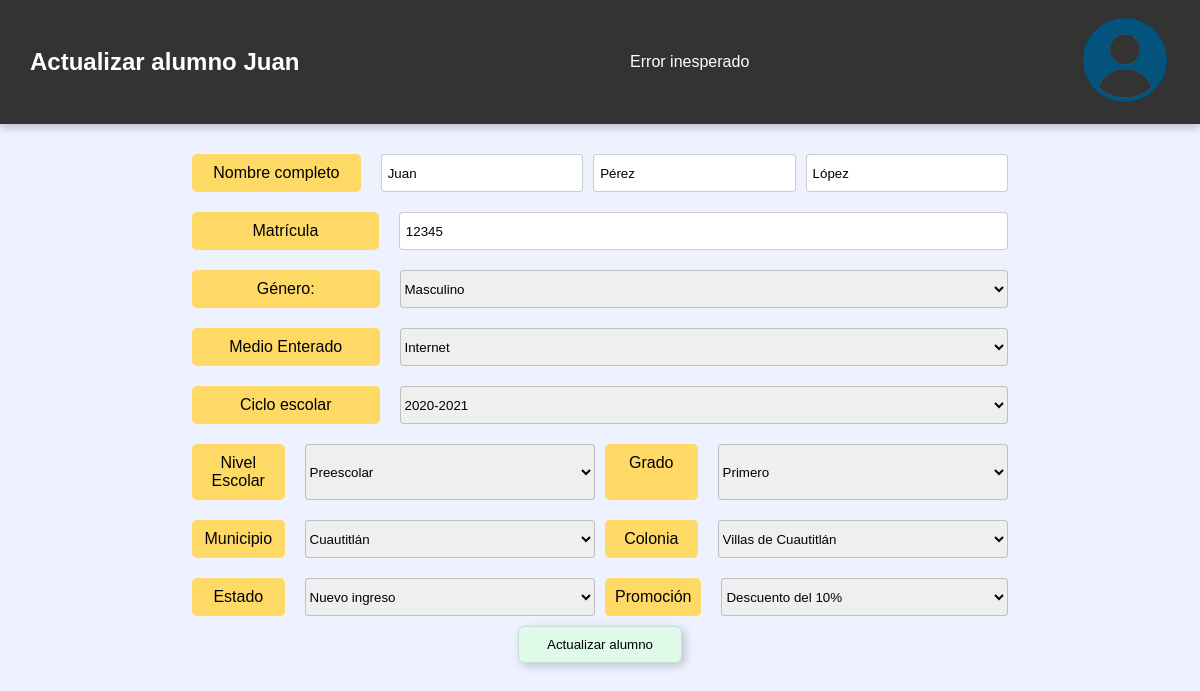
Before: /actualizar_alumno.php?id=1 (signed in) with the older database file.
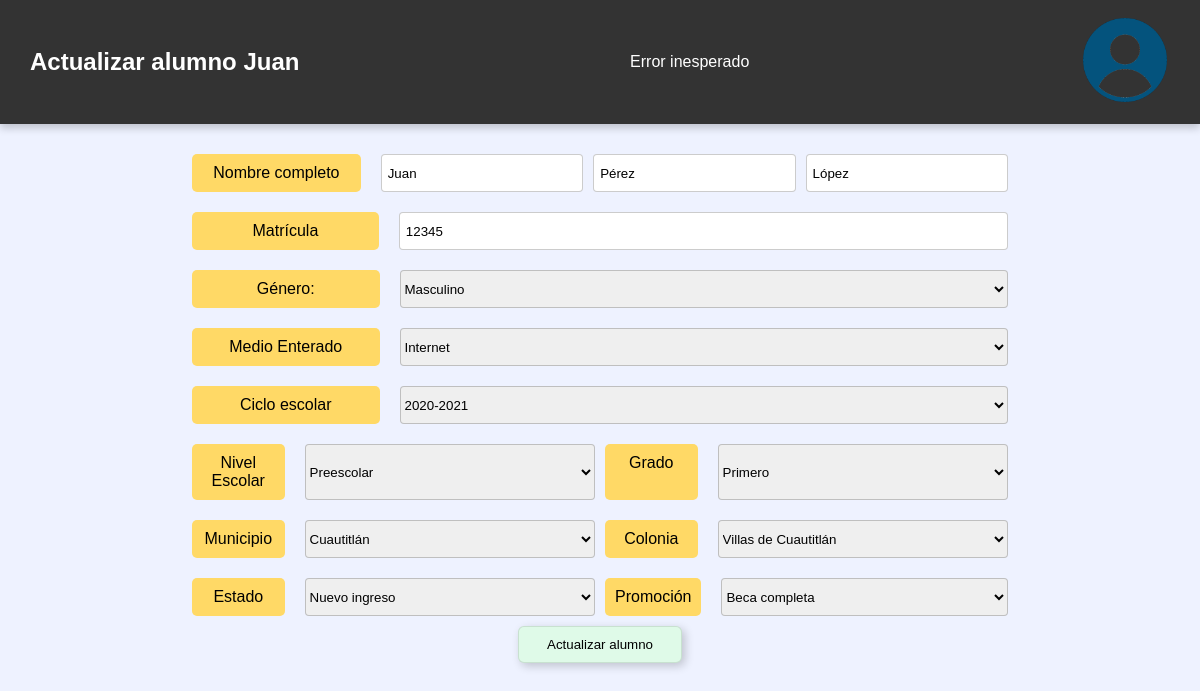
After: the same page with the newer database file.
### tables this page shows
CREATE TABLE alumno (
    id INT NOT NULL PRIMARY KEY AUTO_INCREMENT,
    nombre VARCHAR(60) NOT NULL,
    Ap VARCHAR(50) NOT NULL,
    Am VARCHAR(50) NOT NULL,
    matricula INT NOT NULL UNIQUE,
    municipio INT NOT NULL,
    genero INT NOT NULL,
    colonia INT NOT NULL,
    medio_enterado INT NOT NULL,
    promocion INT NOT NULL,
    estado INT NOT NULL,
    nivel_grado_ciclo_id INT NOT NULL,
    FOREIGN KEY (nivel_grado_ciclo_id) REFERENCES nivel_grado_ciclo(id) ON DELETE CASCADE,
    FOREIGN KEY (estado) REFERENCES estado(id) ON DELETE CASCADE,
    FOREIGN KEY (promocion) REFERENCES promocion(id) ON DELETE CASCADE,
    FOREIGN KEY (medio_enterado) REFERENCES medio_enterado(id) ON DELETE CASCADE,
    FOREIGN KEY (colonia) REFERENCES colonia(id) ON DELETE CASCADE,
    FOREIGN KEY (municipio) REFERENCES municipio(id) ON DELETE CASCADE,
    FOREIGN KEY (genero) REFERENCES genero(id) ON DELETE CASCADE
);

CREATE TABLE genero (
    id INT NOT NULL PRIMARY KEY AUTO_INCREMENT,
    descripcion VARCHAR(50) NOT NULL
);

CREATE TABLE medio_enterado (
    id INT NOT NULL PRIMARY KEY AUTO_INCREMENT,
    descripcion VARCHAR(50) NOT NULL
);

CREATE TABLE nivel_grado_ciclo (
    id INT NOT NULL PRIMARY KEY AUTO_INCREMENT,
    nivel_educativo_id INT NOT NULL,
    grado_id INT NOT NULL,
    ciclo_id INT NOT NULL,
    FOREIGN KEY (nivel_educativo_id) REFERENCES nivel_educativo(id) ON DELETE CASCADE,
    FOREIGN KEY (grado_id) REFERENCES grado(id) ON DELETE CASCADE,
    FOREIGN KEY (ciclo_id) REFERENCES ciclo(id) ON DELETE CASCADE
);

CREATE TABLE ciclo (
    id INT NOT NULL PRIMARY KEY AUTO_INCREMENT,
    descripcion VARCHAR(50) NOT NULL
);

CREATE TABLE nivel_educativo (
    id INT NOT NULL PRIMARY KEY AUTO_INCREMENT,
    descripcion VARCHAR(50) NOT NULL
);

CREATE TABLE grado (
    id INT NOT NULL PRIMARY KEY AUTO_INCREMENT,
    descripcion VARCHAR(50) NOT NULL,
    nivel_educativo_id INT NOT NULL,
    FOREIGN KEY (nivel_educativo_id) REFERENCES nivel_educativo(id) ON DELETE CASCADE
);

CREATE TABLE municipio (
    id INT NOT NULL PRIMARY KEY AUTO_INCREMENT,
    descripcion VARCHAR(50) NOT NULL
);

CREATE TABLE colonia (
    id INT NOT NULL PRIMARY KEY AUTO_INCREMENT,
    descripcion VARCHAR(50) NOT NULL,
    municipio_id INT NOT NULL, 
    FOREIGN KEY (municipio_id) REFERENCES municipio(id) ON DELETE CASCADE
);

CREATE TABLE estado(
    id INT NOT NULL PRIMARY KEY AUTO_INCREMENT,
    descripcion VARCHAR(50) NOT NULL
);

CREATE TABLE promocion (
    id INT NOT NULL PRIMARY KEY AUTO_INCREMENT,
    descripcion VARCHAR(50) NOT NULL
);

### actualizar_alumno.php (the view, shortened to what this page needs)
<?php
$pdo = Conexion::connection();
if (!$_SERVER["REQUEST_METHOD"] === "GET") {
    header("Location: ../index.php?mensaje=err1");
    exit();
} else{
    try {
        $id = $_GET['id'];
        $stmt = $pdo->prepare(
            "SELECT a.*,
                    g.descripcion as genero_descripcion,
                    me.descripcion as medio_descripcion,
                    mu.descripcion as municipio_descripcion,
                    col.descripcion as colonia_descripcion,
                    e.descripcion as estado_descripcion,
                    p.descripcion as promocion_descripcion
            FROM alumno a
            INNER JOIN genero g ON a.genero = g.id
            INNER JOIN medio_enterado me ON a.medio_enterado = me.id
            INNER JOIN municipio mu ON a.municipio = mu.id
            INNER JOIN colonia col ON a.colonia = col.id
            INNER JOIN estado e ON a.estado = e.id
            INNER JOIN promocion p ON a.promocion = p.id
            WHERE a.id = :id"
        );
        $stmt->bindParam(':id', $id);
        $stmt->execute();
        $alumno = $stmt->fetch(PDO::FETCH_ASSOC);
    } catch (\Throwable $th) {
        echo "Error: ". $th->getMessage();
        exit();
    }
    try {
        $stmt = $pdo->prepare(
            "SELECT ngc.id as nivel_grado_ciclo_id,
                    c.id as ciclo_id,
                    n.id as nivel_educativo_id,
                    g.id as grado_id,
                    c.descripcion as ciclo_descripcion,
                    n.descripcion as nivel_descripcion,
                    g.descripcion as grado_descripcion
            FROM nivel_grado_ciclo ngc
            INNER JOIN ciclo c ON ngc.ciclo_id = c.id
            INNER JOIN nivel_educativo n ON ngc.nivel_educativo_id = n.id
            INNER JOIN grado g ON ngc.grado_id = g.id
            WHERE ngc.id = :id"
        );
        $stmt->bindParam(':id', $alumno['nivel_grado_ciclo_id']);
        $stmt->execute();
        $nivel_grado_ciclo = $stmt->fetch(PDO::FETCH_ASSOC);
    } catch (\Throwable $th) {
        echo "Error: ". $th->getMessage();
        exit();
    }
}
?>
<!DOCTYPE html>
<html lang="es">
<head>
    <link rel="stylesheet" href="css/registrarAlumno.css">
    <link rel="stylesheet" href="css/header.css">
</head>
<body>
    <header>
        <h1>Actualizar alumno <?php echo htmlspecialchars($alumno['nombre']); ?></h1>
        <?php
            switch ($_GET['from']){
                default:
                    echo "Error inesperado";
                    break;
            }
        ?>
        <a href="usuario.php">
            <img src="img/usuario.png" alt="Cuenta de usuario">
        </a>
    </header>
    <div class="container">
        <form action="php/alumnos/actualizarAlumno.php" method="POST">
            <div class="form-group">
                <label for="nombre">Nombre completo</label>
                <input type="text" id="nombre" name="nombre" placeholder="Nombre(s)" value="<?php echo htmlspecialchars($alumno['nombre']); ?>" required>
                <input type="text" id="ap" name="ap" placeholder="Apellido Paterno" value="<?php echo htmlspecialchars($alumno['Ap']); ?>" required>
                <input type="text" id="am" name="am" placeholder="Apellido Materno" value="<?php echo htmlspecialchars($alumno['Am']); ?>" required>
            </div>
            <div class="form-group">
                <label for="matricula">Matrícula</label>
                <input type="text" id="matricula" name="matricula" value="<?php echo htmlspecialchars($alumno['matricula']); ?>" placeholder="0000" required>
            </div>
            <div class="form-group">
                <label for="genero">Género:</label>
                <select name="genero" id="genero" required onchange="limpiarSelect('genero')">
                    <option value="<?php echo htmlspecialchars($alumno['genero']); ?>">
                        <?php echo htmlspecialchars($alumno['genero_descripcion']); ?>
                    </option>
                </select>
            </div>
            <div class="form-group">
                <label for="medio_enterado">Medio Enterado</label>
                <select name="medio_enterado" id="medio_enterado" required onchange="limpiarSelect('medio_enterado')">
                    <option value="<?php echo htmlspecialchars($alumno['medio_enterado']); ?>">
                        <?php echo htmlspecialchars($alumno['medio_descripcion']); ?>
                    </option>
                </select>
            </div>
            <div class="form-group">
                <label for="ciclo">Ciclo escolar</label>
                <select name="ciclo" id="ciclo" required onchange="limpiarSelect('ciclo')">
                    <option value="<?php echo htmlspecialchars($nivel_grado_ciclo['ciclo_id']); ?>">
                        <?php echo htmlspecialchars($nivel_grado_ciclo['ciclo_descripcion']); ?>
                    </option>
                </select>
            </div>
            <div class="group-1">
                <div class="form-group">
                    <label for="nivel_escolar">Nivel Escolar</label>
                    <select name="nivel_escolar" id="nivel_escolar" onchange="cargarGrados()" required>
                        <option value="<?php echo htmlspecialchars($nivel_grado_ciclo['nivel_educativo_id']);?>">
                            <?php echo htmlspecialchars($nivel_grado_ciclo['nivel_descripcion']); ?>
                    </select>
                </div>
                <div class="form-group">
                    <label for="grado">Grado</label>
                    <select name="grado" id="grado" required onchange="limpiarSelect('grado')">
                        <option value="<?php echo htmlspecialchars($nivel_grado_ciclo['grado_id']);?>">
                            <?php echo htmlspecialchars($nivel_grado_ciclo['grado_descripcion']); ?>
                        </option>
                    </select>
                </div>
            </div>
            <div class="group-1">
                <div class="form-group">
                    <label for="municipio">Municipio</label>
                    <select name="municipio" id="municipio" onchange="cargarColonias()" required>
                        <option value="<?php echo htmlspecialchars($alumno['municipio']);?>">
                            <?php echo htmlspecialchars($alumno['municipio_descripcion']); ?>
                        </option>
                    </select>
                </div>
                <div class="form-group">
                    <label for="colonia">Colonia</label>
                    <select name="colonia" id="colonia" required onchange="limpiarSelect('colonia')">
                        <option value="<?php echo htmlspecialchars($alumno['colonia']);?>">
                            <?php echo htmlspecialchars($alumno['colonia_descripcion']); ?>
                        </option>
                    </select>
                </div>
            </div>
            <div class="group-1">
                <div class="form-group">
                    <label for="estado">Estado</label>
                    <select name="estado" id="estado" required onchange="limpiarSelect('estado')">
                        <option value="<?php echo htmlspecialchars($alumno['estado']);?>">
                            <?php echo htmlspecialchars($alumno['estado_descripcion']); ?>
                        </option>
                    </select>
                </div>
                <div class="form-group">
                <label for="promocion">Promoción</label>
                <select name="promocion" id="promocion" required onchange="limpiarSelect('promocion')">
                    <option value="<?php echo htmlspecialchars($alumno['promocion']);?>">
                        <?php echo htmlspecialchars($alumno['promocion_descripcion']); ?>
                    </option>
                </select>
                </div>
            </div>
            <button type="submit" class="submit-btn">Actualizar alumno</button>
        </form>
    </div>
</body>
</html>

### css/registrarAlumno.css (style rules this page uses)
.container { width: 68%; margin: 20px auto; animation: inicio 1s normal; }
form { display: flex; flex-direction: column; align-items: center; }
.form-group { display: flex; justify-content: space-between; margin: 10px 0; width: 100%; gap: 10px; }
.group-1 { display: flex; width: 100%; gap: 10px; }
.form-group:first-child { gap: 10px; }
.form-group label { width: 30%; text-align: center; margin-right: 10px; background-color: #ffd966; padding: 10px; border-radius: 5px; }
label[for="nombre"] { width: 80%; }
.form-group select { width: 100%; border: 1px solid rgb(0, 0, 0, 0.2); border-radius: 4px; }
form input[type="text"], form input[type="password"] { padding: 6px; border: 1px solid rgb(0, 0, 0, 0.2); border-radius: 4px; width: 100%; outline: none; transition: .3s; }
form button[type="submit"] { width: 20%; padding: 10px; border-radius: 6px; border: 1px solid rgb(0, 0, 0, 0.1); background-color: #dffae8; box-shadow: 3px 3px 10px rgb(0, 0, 0, 0.2); transition: .5s; outline: none; }

### css/header.css (style rules this page uses)
* { padding: 0; margin: 0; box-sizing: border-box; }
html { font-family: 'Poppins', sans-serif; background-color: #eef2ff; }
header { background-color: #333; color: #fff; padding: 15px 30px; text-align: center; display: flex; justify-content: space-between; align-items: center; box-shadow: 0px 4px 8px rgba(0, 0, 0, 0.2); transition: background-color 0.3s ease; }
header img { width: 90px; height: auto; transition: all 0.2s ease-in-out; }
header h1 { font-size: 24px; font-weight: bold; }

Changed rows visible on the page:
changed through a linked row, alumno "Juan": promocion "Descuento del 10%" → "Beca completa"
